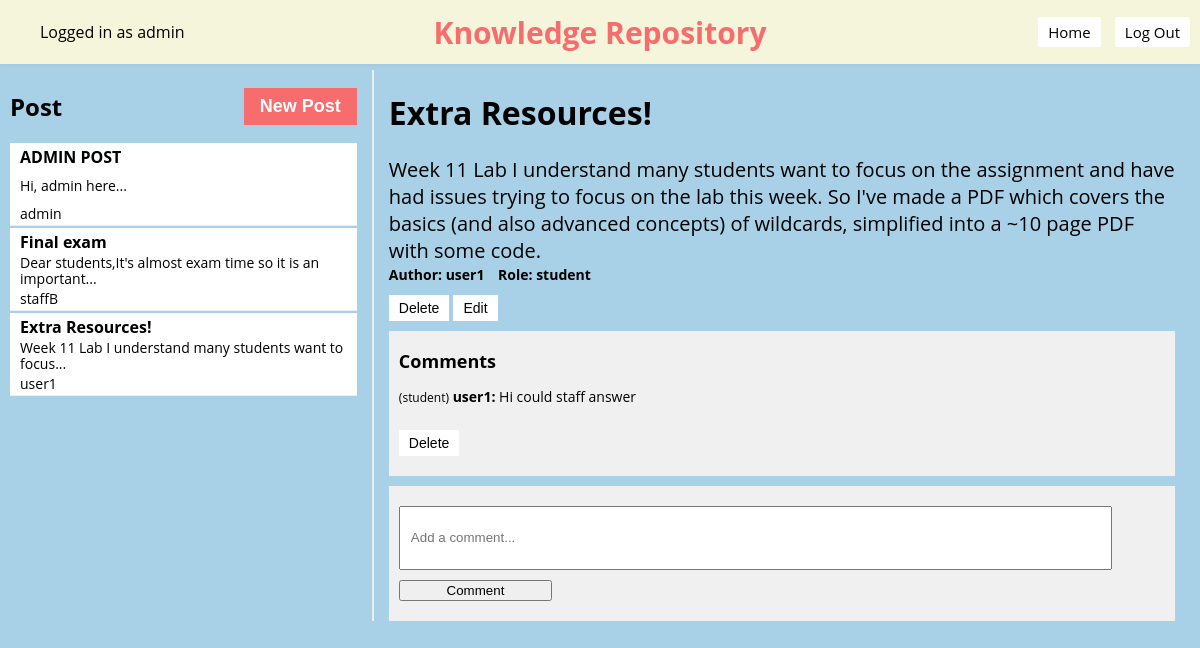
Screenshot of /knowledge-repository/9 (signed in) with the database file from the repository.
### models.py (models this page shows)
class Base(DeclarativeBase):
    pass

class Article(Base):
    __tablename__ = "article"
    id: Mapped[int] = mapped_column(Integer, primary_key=True)
    title: Mapped[str] = mapped_column(String(100), nullable=False)
    content: Mapped[str] = mapped_column(Text, nullable=False)
    author_id: Mapped[int] = mapped_column(Integer, ForeignKey('user.username'), nullable=False)
    comments = relationship('Comment', backref='article', lazy='dynamic')
    user = relationship("User", foreign_keys=[author_id])

class Comment(Base):
    __tablename__ = "comment"
    id: Mapped[int] = mapped_column(Integer, primary_key=True)
    content: Mapped[str] = mapped_column(Text, nullable=False)
    article_id: Mapped[int] = mapped_column(Integer, ForeignKey('article.id'), nullable=False)
    author_id: Mapped[int] = mapped_column(Integer, ForeignKey('user.username'), nullable=False)
    author_role: Mapped[RoleType] = mapped_column(Enum(RoleType), nullable=False)
    user = relationship("User", foreign_keys=[author_id])

### app.py (the view)
@app.route("/knowledge-repository", defaults={'article_id': None})
@app.route("/knowledge-repository/<int:article_id>")
def knowledge_repository(article_id):
    username = session.get("username")
    if username is None:
        return redirect(url_for('login'))  # Redirect to login page
    articles = db.get_all_articles()
    selected_article = db.get_article(article_id) if article_id else None
    user = db.get_user(username)
    user_role = user.role.name if hasattr(user.role, 'name') else str(user.role)
    if selected_article:
        comments = db.get_comments(selected_article.id)
    else:
        comments = []
    if selected_article != None:
        author_role = db.get_user_role(selected_article.author_id)
    else:
        author_role = "student"
    return render_template('knowledge_repository.jinja', username=username, articles=articles, selected_article=selected_article, author_role=author_role, user_role=user_role, comments=comments)

### app.py (called while the page is built)
def csp_policy_string(policy_dict):
    return "; ".join([f"{key} {' '.join(val) if isinstance(val, list) else val}" for key, val in policy_dict.items()])

@app.after_request
def apply_csp(response):
    policy = {
    "default-src": "'self'",
    "script-src": [
        "'self'",
        "https://cdnjs.cloudflare.com",  # Allow scripts from CDN for Crypto-JS
        "https://cdn.jsdelivr.net",
        "'unsafe-inline'"
    ],
    "style-src": "'self' 'unsafe-inline'",  # Allows inline styles;
    "img-src": "'self'",
    "connect-src": "'self'",  # Restricts the URLs which can be loaded using script interfaces
    "font-src": "'self'",  # Fonts loading
    "object-src": "'none'",  # Prevents object, embed, and applet elements from rendering
    "frame-ancestors": "'none'"  # Protects against clickjacking
}
    response.headers['Content-Security-Policy'] = csp_policy_string(policy)
    return response

### db.py (called while the page is built)
def get_user(username: str):
    with Session(engine) as session:
        return session.get(User, username)

def get_all_articles():
    with Session(engine) as session:
        articles = session.query(Article).all()
        return articles

def get_article(article_id):
    with Session(engine) as session:
        return session.query(Article).filter(Article.id == article_id).first()

def get_comments(article_id):
    with Session(engine) as session:
        return session.query(Comment).filter(Comment.article_id == article_id).all()

def get_user_role(username):
    with Session(engine) as session:
        user = session.query(User).filter(User.username == username).first()
        if user:
            return user.role.value
        else:
            return None  # Return None if the user is not found

### templates/knowledge_repository.jinja (shortened to what this page needs)
{% extends 'base.jinja' %}
{% block content %}
<nav style="padding: 2px 0; overflow: auto;">
    <div style="float: left;">
        <ul>
            <li class="username" style="display: inline-block;">Logged in as {{ username }}</li>
        </ul>
    </div>
        <div style="text-align: center; position: absolute; left: 50%; transform: translateX(-50%);">
        <h1 style="margin: 0; font-size: 30px; color: #F76C6c; ">Knowledge Repository</h1>
    </div>
    <div style="float: right;">
        <ul>
            <li style="display: inline-block;"><button onclick="location.href='{{ url_for('home') }}'">Home</button></li>
            <button onclick="confirmLogout()">Log Out</button>
        </ul>
    </div>
</nav>
<div class="container">
    <div class="sidebar">
        <div class="sidebar-header">
            <h2>Post</h2>
            <button class="new-article" id="newArticleBtn">New Post</button>
        </div>
        {% for article in articles %}
            <div class="article-preview" onclick="location.href='{{ url_for('knowledge_repository', article_id=article.id) }}'">
                <h3 id="sidebar-title-{{ article.id }}">{{ article.title }}</h3>
                <p id="sidebar-content-{{ article.id }}" style="font-size: 14px; color: black; margin: 1px 0;">{{ article.content.split()[:10]|join(' ') }}...</p>
                <p style="font-size: 14px; color: black;margin: 1px 0;">{{ article.author_id }}</p>
            </div>
        {% endfor %}
        </div>
        <div class="main-content">
            {% if selected_article %}
            <h1 id="article-title-{{ selected_article.id }}">{{ selected_article.title }}</h1>
            <p id="article-content-{{ selected_article.id }}" style="font-size: 20px; color: black; ; margin: 1px 0;">{{ selected_article.content }}</p>
            <p style="margin-top:5px; font-size: 14px; color: black; margin: 1px 0;font-weight: 680;">
                <span style="padding-right: 10px;">Author: {{ selected_article.author_id}}</span>
                <span style="padding-right: 10px;"> Role: {{ author_role }}</span>
            </p>
            {% if username == selected_article.author_id or user_role == 'ADMIN' or user_role == 'ACADEMIC' or user_role == 'ADMINISTRATIVE' %}
                <button class="button" onclick="deleteArticle({{ selected_article.id }}); event.stopPropagation();" style="vertical-align: top;">
                    Delete
                </button>
            {% endif %}
            {% if username == selected_article.author_id or user_role == 'ADMIN' or user_role == 'ACADEMIC' or user_role == 'ADMINISTRATIVE' %}
                <button class="button" id="edit-button-{{ selected_article.id }}" onclick="enableEditing({{ selected_article.id }})">Edit</button>
            {% endif %}
            <div class="comments">
            <h3>Comments</h3>
            {% for comment in comments %}
                <div class="comment">
                    <p>
                    <span class="comment-role">({{ comment.author_role.value }})</span>
                    <span class="comment-author">{{ comment.author_id }}:</span>
                    <span class="comment-content">{{ comment.content }}</span>
                    </p>
                    {% if user_role == 'ADMIN' or user_role == 'ACADEMIC' or user_role == 'ADMINISTRATIVE'%}
                        <button onclick="deleteComment({{ comment.id }})" class="button delete-button">Delete</button>
                    {% endif %}
                </div>
                {% else %}
                <p>No comments yet.</p>
                {% endfor %}
            </div>
            <div class="comments">
                <form id="comment-form" data-article-id="{{ selected_article.id }}">
                    <input type="text" name="content" placeholder="Add a comment..." required>
                    <button type="submit">Comment</button>
                </form>
            </div>
            {% endif %}
        </div>
    </div>
{% endblock %}

### templates/knowledge_repository.jinja (style rules this page uses)
html, body { margin: 0; padding: 0; width: 100%; height: 100%; display: flex; flex-direction: column; font-family: 'Open Sans', sans-serif; background-color: #A8D0E6; }
nav { position: absolute; width: 100%; height: 60px; background-color: beige; display: flex; justify-content: space-between; align-items: center; padding: 0 20px; box-shadow: 0 2px 4px rgba(0, 0, 0, 0.03); overflow: hidden; }
h2 { font-family: 'Open Sans', sans-serif; }
h3 { font-family: 'Open Sans', sans-serif; color: black; font-size: 18px; margin: 8px 0; }
p { font-family: 'Open Sans', sans-serif; color: black; font-size: 14px; }
.container { margin-top: 60px; display: flex; justify-content: space-between; padding: 10px; }
.sidebar { overflow: auto; width: 30%; border-right: 2px solid #eee; padding-right: 15px; }
.sidebar-header { display: flex; align-items: center; justify-content: space-between; }
.article-preview { cursor: pointer; padding: 1px; border-bottom: 1px solid #eee; height: 80px; display: flex; flex-direction: column; justify-content: space-between; overflow: hidden; background: #fff; margin-bottom: 2px; padding-left: 5px; }
.article-preview h3 { margin-top: 2px; font-size: 16px; overflow: hidden; text-overflow: ellipsis; margin-bottom: 0px; white-space: nowrap; padding-left: 5px; }
.article-preview p { margin-top: 0px; line-height: 1.2; font-size: 14px; cursor: pointer; border-bottom: 0px solid #eee; overflow: hidden; text-overflow: ellipsis; padding-left: 5px; padding-right: 5px; }
.main-content { width: 68%; padding-left: 15px; padding-right: 15px; }
.comments { margin-top: 10px; background-color: #f0f0f0; padding: 10px; overflow-y: auto; // Enable vertical scrolling }
.comment { margin-bottom: 10px; }
nav button { font-family: 'Open Sans', sans-serif; padding: 5px 10px; background-color: white; color: black; border: none; border-radius: 2px; cursor: pointer; text-align: center; text-decoration: none; display: inline-block; margin-right: 10px; font-size: 15px; transition: background-color 0.3s, color 0.3s; }
.new-article { padding: 8px 16px; background-color: #F76C6c; color: white; border: none; cursor: pointer; font-size: 18px; font-weight: bold; transition: background-color 0.2s; }
form { width: 100%; display: flex; flex-direction: column; align-items: left; }
form input[type="text"] { margin-top: 10px; width: 90%; padding: 10px; height: 40px; }
form button { margin-top: 10px; margin-bottom: 10px; width: 20%; }
.button { margin-top: 10px; padding: 5px 10px; background-color: white; color: black; border: none; cursor: pointer; font-size: 14px; transition: background-color 0.3s, box-shadow 0.3s; }
.comment p { font-size: 14px; color: black; }
.comment .comment-role { font-size: 12px; color: black; }
.comment .comment-author { font-size: 14px; font-weight: bold; }
.comment .comment-content { font-size: 14px; }

### rows the page displays
Article: title "ADMIN POST", content.split "Hi, admin here", author_id "admin"
Article: title "Final exam", content.split "Dear students,It's almost exam time so it is an important", author_id "staffB"
Article: title "Extra Resources!", content.split "Week 11 Lab I understand many students want to focus", author_id "user1", content "Week 11 Lab I understand many students want to focus on the assignment and have had issues trying to focus on the lab this week. So I've made a PDF which covers the basics (and also advanced concepts) of wildcards, simplified into a ~10 page PDF with some code."
Comment: author_role.value "student", author_id "user1", content "Hi could staff answer"

### other values shown
{{ username }} "admin"
{{ author_role }} "student"
